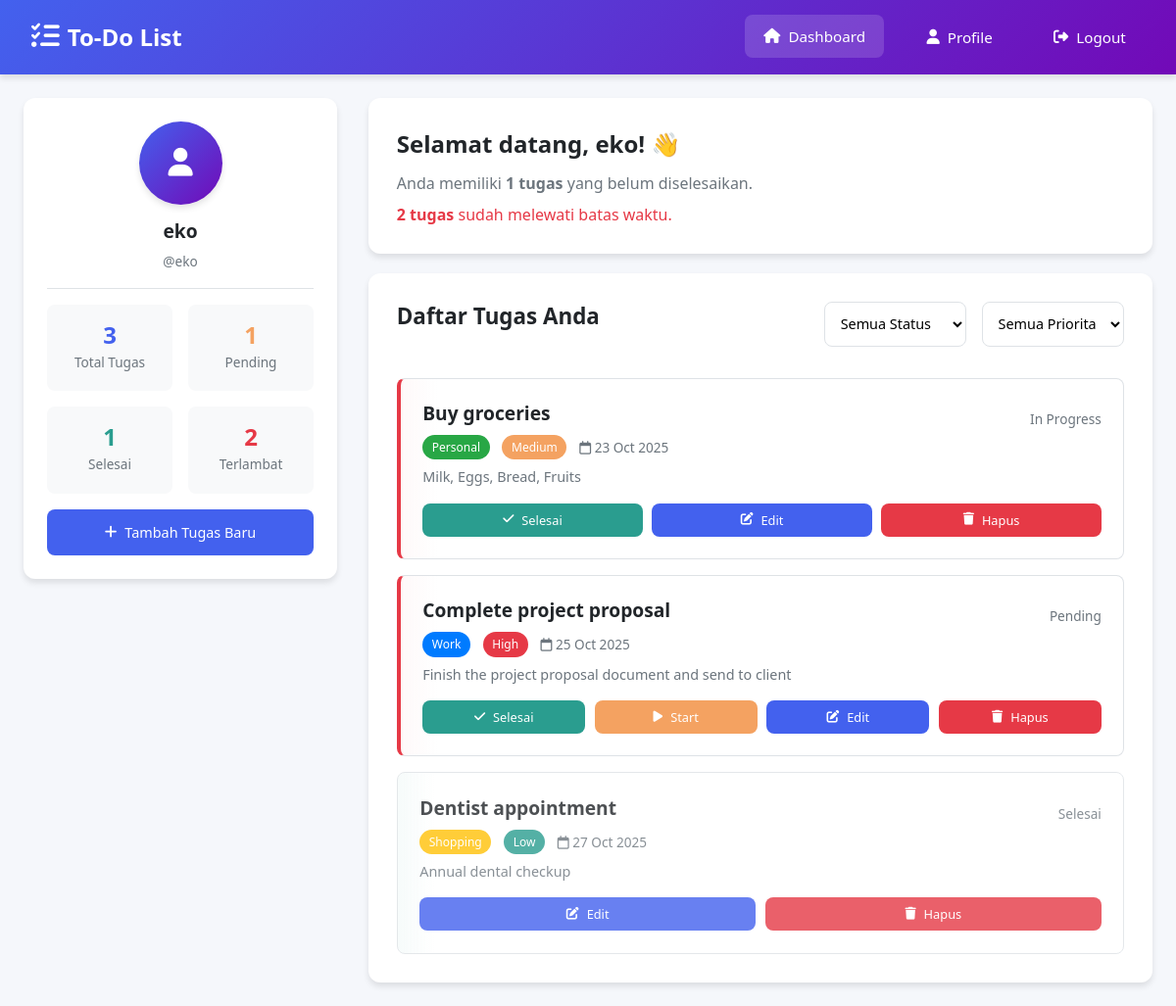
/dashboard.php (signed in), run on the app's committed database.
### tables this page shows
CREATE TABLE `tasks` (
  `id` int(11) NOT NULL,
  `user_id` int(11) NOT NULL,
  `category_id` int(11) DEFAULT NULL,
  `title` varchar(255) NOT NULL,
  `description` text DEFAULT NULL,
  `status` enum('pending','in_progress','completed') DEFAULT 'pending',
  `priority` enum('low','medium','high') DEFAULT 'medium',
  `due_date` datetime DEFAULT NULL,
  `reminder_sent` tinyint(1) DEFAULT 0,
  `created_at` timestamp NOT NULL DEFAULT current_timestamp(),
  `updated_at` timestamp NOT NULL DEFAULT current_timestamp() ON UPDATE current_timestamp()
);

CREATE TABLE `categories` (
  `id` int(11) NOT NULL,
  `user_id` int(11) NOT NULL,
  `name` varchar(50) NOT NULL,
  `color` varchar(7) DEFAULT '#007bff',
  `created_at` timestamp NOT NULL DEFAULT current_timestamp()
);

### dashboard.php (the view, shortened to what this page needs)
<?php
$database = new Database();
$db = $database->getConnection();
$tasks = [];
$task_stats = [
    'total' => 0,
    'pending' => 0,
    'in_progress' => 0,
    'completed' => 0,
    'overdue' => 0
];
try {
    $query = "SELECT t.*, c.name as category_name, c.color as category_color
              FROM tasks t
              LEFT JOIN categories c ON t.category_id = c.id
              WHERE t.user_id = :user_id
              ORDER BY
                CASE
                  WHEN t.status = 'completed' THEN 3
                  WHEN t.due_date < NOW() AND t.status != 'completed' THEN 0
                  ELSE 1
                END,
                t.due_date ASC,
                t.priority DESC";
    $stmt = $db->prepare($query);
    $stmt->bindParam(':user_id', $_SESSION['user_id']);
    $stmt->execute();
    $tasks = $stmt->fetchAll(PDO::FETCH_ASSOC);
    $stats_query = "SELECT
                    COUNT(*) as total,
                    SUM(CASE WHEN status = 'pending' THEN 1 ELSE 0 END) as pending,
                    SUM(CASE WHEN status = 'in_progress' THEN 1 ELSE 0 END) as in_progress,
                    SUM(CASE WHEN status = 'completed' THEN 1 ELSE 0 END) as completed,
                    SUM(CASE WHEN due_date < NOW() AND status != 'completed' THEN 1 ELSE 0 END) as overdue
                    FROM tasks
                    WHERE user_id = :user_id";
    $stmt = $db->prepare($stats_query);
    $stmt->bindParam(':user_id', $_SESSION['user_id']);
    $stmt->execute();
    $task_stats = $stmt->fetch(PDO::FETCH_ASSOC);
} catch(PDOException $exception) {
    $error = "Error loading tasks: " . $exception->getMessage();
}
?>
<!DOCTYPE html>
<html lang="id">
<head>
    <link rel="stylesheet" href="https://cdnjs.cloudflare.com/ajax/libs/font-awesome/6.4.0/css/all.min.css">
</head>
<body>
    <div class="header">
        <div class="nav-container">
            <div class="logo">
                <i class="fas fa-tasks"></i>
                <span>To-Do List</span>
            </div>
            <div class="nav-links">
                <a href="dashboard.php" class="active"><i class="fas fa-home"></i> Dashboard</a>
                <a href="profile.php"><i class="fas fa-user"></i> Profile</a>
                <a href="logout.php"><i class="fas fa-sign-out-alt"></i> Logout</a>
            </div>
        </div>
    </div>
    <div class="container">
        <div class="sidebar">
            <div class="user-info">
                <div class="user-avatar">
                    <i class="fas fa-user"></i>
                </div>
                <h3><?php echo htmlspecialchars($_SESSION['full_name']); ?></h3>
                <p style="color: var(--gray); font-size: clamp(0.7rem, 1.5vw, 0.85rem);">@<?php echo htmlspecialchars($_SESSION['username']); ?></p>
            </div>
            <div class="stats-grid">
                <div class="stat-card">
                    <span class="stat-number total"><?php echo $task_stats['total']; ?></span>
                    <span class="stat-label">Total Tugas</span>
                </div>
                <div class="stat-card">
                    <span class="stat-number pending"><?php echo $task_stats['pending']; ?></span>
                    <span class="stat-label">Pending</span>
                </div>
                <div class="stat-card">
                    <span class="stat-number completed"><?php echo $task_stats['completed']; ?></span>
                    <span class="stat-label">Selesai</span>
                </div>
                <div class="stat-card">
                    <span class="stat-number overdue"><?php echo $task_stats['overdue']; ?></span>
                    <span class="stat-label">Terlambat</span>
                </div>
            </div>
            <a href="add_task.php" class="btn btn-primary" style="width: 100%; text-align: center; justify-content: center;">
                <i class="fas fa-plus"></i> Tambah Tugas Baru
            </a>
        </div>
        <div class="main-content">
            <div class="welcome-card">
                <h2>Selamat datang, <?php echo htmlspecialchars($_SESSION['full_name']); ?>! 👋</h2>
                <p style="color: var(--gray); margin-top: 0.5rem; line-height: 1.5;">
                    Anda memiliki <strong><?php echo $task_stats['pending']; ?> tugas</strong> yang belum diselesaikan.
                    <?php if ($task_stats['overdue'] > 0): ?>
                        <span style="color: var(--error); display: block; margin-top: 0.5rem;">
                            <strong><?php echo $task_stats['overdue']; ?> tugas</strong> sudah melewati batas waktu.
                        </span>
                    <?php endif; ?>
                </p>
            </div>
            <div class="tasks-card">
                <div class="card-header">
                    <h3 class="card-title">Daftar Tugas Anda</h3>
                    <div class="filters">
                        <select class="filter-select" onchange="filterTasks('status', this.value)">
                            <option value="">Semua Status</option>
                        </select>
                        <select class="filter-select" onchange="filterTasks('priority', this.value)">
                            <option value="">Semua Prioritas</option>
                        </select>
                    </div>
                </div>
                <div class="tasks-list" id="tasksList">
                    <?php if (empty($tasks)): ?>
                        <div class="empty-state">
                            <i class="fas fa-tasks"></i>
                            <h3>Belum ada tugas</h3>
                            <p>Mulai dengan menambahkan tugas pertama Anda!</p>
                            <a href="add_task.php" class="btn btn-primary" style="margin-top: 1rem; justify-content: center;">
                                <i class="fas fa-plus"></i> Tambah Tugas Pertama
                            </a>
                        </div>
                    <?php else: ?>
                        <?php foreach ($tasks as $task):
                            $isOverdue = strtotime($task['due_date']) < time() && $task['status'] != 'completed';
                            $statusClass = $task['status'] == 'completed' ? 'completed' : ($isOverdue ? 'overdue' : '');
                        ?>
                            <div class="task-item <?php echo $statusClass; ?>"
                                 data-status="<?php echo $task['status']; ?>"
                                 data-priority="<?php echo $task['priority']; ?>">
                                <div class="task-header">
                                    <div style="flex: 1;">
                                        <div class="task-title"><?php echo htmlspecialchars($task['title']); ?></div>
                                        <div class="task-meta">
                                            <?php if ($task['category_name']): ?>
                                                <span class="task-category" style="background: <?php echo $task['category_color'] ?: '#6c757d'; ?>">
                                                    <?php echo htmlspecialchars($task['category_name']); ?>
                                                </span>
                                            <?php endif; ?>
                                            <span class="priority-badge priority-<?php echo $task['priority']; ?>">
                                                <?php echo ucfirst($task['priority']); ?>
                                            </span>
                                            <span><i class="far fa-calendar"></i>
                                                <?php echo date('d M Y', strtotime($task['due_date'])); ?>
                                            </span>
                                        </div>
                                        <?php if ($task['description']): ?>
                                            <p style="color: var(--gray); font-size: clamp(0.8rem, 1.5vw, 0.9rem); margin-top: 0.5rem; line-height: 1.4;">
                                                <?php echo htmlspecialchars($task['description']); ?>
                                            </p>
                                        <?php endif; ?>
                                    </div>
                                    <div style="color: var(--gray); font-size: clamp(0.75rem, 1.5vw, 0.85rem); margin-top: 0.5rem;">
                                        <?php
                                        $statusText = [
                                            'pending' => 'Pending',
                                            'in_progress' => 'In Progress',
                                            'completed' => 'Selesai'
                                        ];
                                        echo $statusText[$task['status']];
                                        ?>
                                    </div>
                                </div>
                                <div class="task-actions">
                                    <?php if ($task['status'] != 'completed'): ?>
                                        <button class="btn btn-success btn-sm" onclick="updateTaskStatus(<?php echo $task['id']; ?>, 'completed')">
                                            <i class="fas fa-check"></i> Selesai
                                        </button>
                                        <?php if ($task['status'] == 'pending'): ?>
                                            <button class="btn btn-warning btn-sm" onclick="updateTaskStatus(<?php echo $task['id']; ?>, 'in_progress')">
                                                <i class="fas fa-play"></i> Start
                                            </button>
                                        <?php endif; ?>
                                    <?php endif; ?>
                                    <button class="btn btn-primary btn-sm" onclick="editTask(<?php echo $task['id']; ?>)">
                                        <i class="fas fa-edit"></i> Edit
                                    </button>
                                    <button class="btn btn-error btn-sm" onclick="deleteTask(<?php echo $task['id']; ?>)">
                                        <i class="fas fa-trash"></i> Hapus
                                    </button>
                                </div>
                            </div>
                        <?php endforeach; ?>
                    <?php endif; ?>
                </div>
            </div>
        </div>
    </div>
</body>
</html>

### data on the page
tasks: title "Buy groceries", category.name "Personal", priority "Medium", due_date "23 Oct 2025", description "Milk, Eggs, Bread, Fruits", status "In Progress"
tasks: title "Complete project proposal", category.name "Work", priority "High", due_date "25 Oct 2025", description "Finish the project proposal document and send to client", status "Pending"
tasks: title "Dentist appointment", category.name "Shopping", priority "Low", due_date "27 Oct 2025", description "Annual dental checkup", status "Selesai"

### other printed values
$_SESSION['full_name'] "eko"
$_SESSION['username'] "eko"
$task_stats['total'] "3"
$task_stats['pending'] "1"
$task_stats['completed'] "1"
$task_stats['overdue'] "2"
